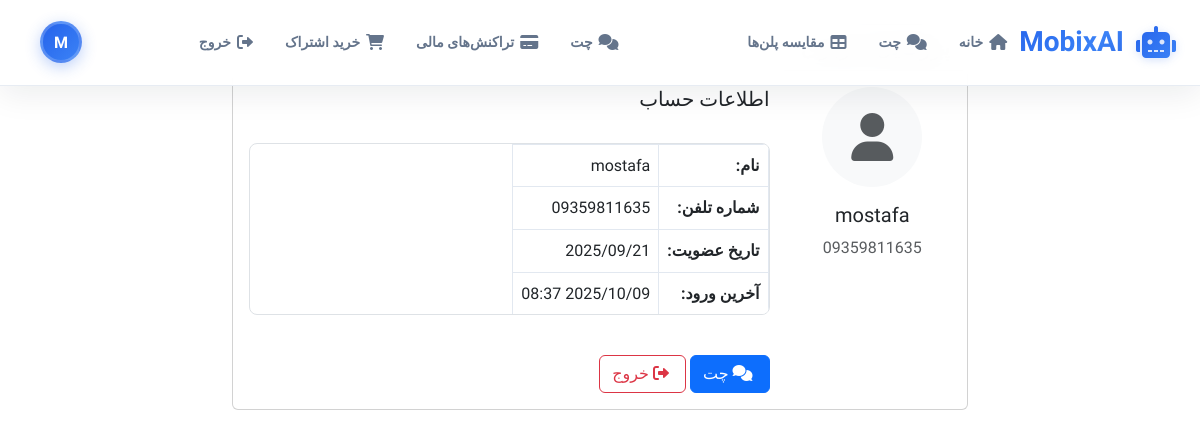
The page /accounts/profile/ (signed in) on the database as committed earlier.
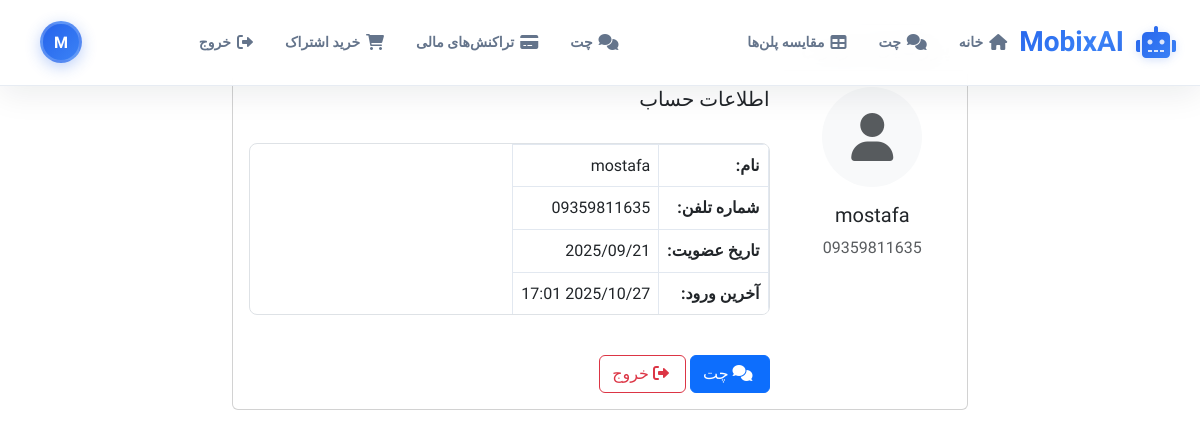
The same page on the database as committed later.
### accounts/models.py (models this page shows, shortened)
class User(AbstractUser):
    phone_number = models.CharField(max_length=15, unique=True)
    name = models.CharField(max_length=100)
    is_verified = models.BooleanField(default=False)
    created_at = models.DateTimeField(auto_now_add=True)
    objects = CustomUserManager()
    USERNAME_FIELD = 'phone_number'
    REQUIRED_FIELDS = ['name']
    def get_subscription_type(self):
        try:
            user_subscription = self.subscription
            if user_subscription.is_active:
                if user_subscription.end_date and user_subscription.end_date < timezone.now():
                    user_subscription.is_active = False
                    user_subscription.save()
                    return None
                return user_subscription.subscription_type
        except:
            pass
        return None
    def get_subscription_info(self):
        try:
            user_subscription = self.subscription
            if user_subscription.is_active:
                if user_subscription.end_date and user_subscription.end_date < timezone.now():
                    user_subscription.is_active = False
                    user_subscription.save()
                    return None
                return user_subscription
        except:
            pass
        return None

### accounts/views.py (the view)
# urls.py: path('profile/', views.profile, name='profile'),
@login_required
def profile(request):
    return render(request, "accounts/profile.html")

### templates/accounts/profile.html (shortened to what this page needs)
{% extends 'base.html' %}
{% block content %}
<div class="container mt-4">
    <div class="row">
        <div class="col-md-8 mx-auto">
            <div class="card">
                <div class="card-header">
                    <h4 class="mb-0">پروفایل کاربری</h4>
                </div>
                <div class="card-body">
                    <div class="row">
                        <div class="col-md-3 text-center">
                            <div class="bg-light rounded-circle d-flex align-items-center justify-content-center mx-auto" style="width: 100px; height: 100px;">
                                <i class="fas fa-user fa-3x text-muted"></i>
                            </div>
                            <h5 class="mt-3">{{ user.name }}</h5>
                            <p class="text-muted">{{ user.phone_number }}</p>
                        </div>
                        <div class="col-md-9">
                            <h5>اطلاعات حساب</h5>
                            <div class="table-responsive">
                                <table class="table table-borderless">
                                    <tr>
                                        <td><strong>نام:</strong></td>
                                        <td>{{ user.name }}</td>
                                    </tr>
                                    <tr>
                                        <td><strong>شماره تلفن:</strong></td>
                                        <td>{{ user.phone_number }}</td>
                                    </tr>
                                    <tr>
                                        <td><strong>تاریخ عضویت:</strong></td>
                                        <td>{{ user.date_joined|date:"Y/m/d" }}</td>
                                    </tr>
                                    <tr>
                                        <td><strong>آخرین ورود:</strong></td>
                                        <td>{{ user.last_login|date:"Y/m/d H:i" }}</td>
                                    </tr>
                                </table>
                            </div>
                            <div class="mt-4">
                                <a href="{% url 'chat' %}" class="btn btn-primary">
                                    <i class="fas fa-comments me-1"></i> چت
                                </a>
                                <a href="{% url 'logout' %}" class="btn btn-outline-danger">
                                    <i class="fas fa-sign-out-alt me-1"></i> خروج
                                </a>
                            </div>
                        </div>
                    </div>
                </div>
            </div>
        </div>
    </div>
</div>
{% endblock %}

### templates/base.html (shortened to what this page needs)
<!DOCTYPE html>
<html lang="fa" dir="rtl">
<head>
    {% load static %}
    <link href="https://cdn.jsdelivr.net/npm/bootstrap@5.3.0/dist/css/bootstrap.min.css" rel="stylesheet">
    <link href="https://cdnjs.cloudflare.com/ajax/libs/font-awesome/6.0.0/css/all.min.css" rel="stylesheet">
    <link rel="stylesheet" href="https://cdnjs.cloudflare.com/ajax/libs/highlight.js/11.7.0/styles/default.min.css">
    <link rel="stylesheet" href="{% static 'css/chat.css' %}">
    <link rel="stylesheet" href="{% static 'css/navigation.css' %}">
    <link rel="stylesheet" href="{% static 'css/auth-forms.css' %}">
    <link rel="stylesheet" href="{% static 'css/purchase.css' %}">
    <link rel="stylesheet" href="{% static 'css/articles.css' %}">
    <link rel="stylesheet" href="{% static 'css/responsive-tables.css' %}">
</head>
<body {% if user.is_authenticated %}data-authenticated="true" data-user-name="{{ user.name }}"{% endif %}>
    {% block navbar %}
    <nav class="modern-navbar">
        <div class="container">
            <a class="navbar-brand" href="{% url 'home' %}">
                <i class="fas fa-robot"></i> MobixAI
            </a>
            <div class="navbar-nav-container" style="display: flex; align-items: center; gap: 1rem; flex: 1; justify-content: space-between;">
                <ul class="navbar-nav navbar-nav-left" id="desktop-nav-left" style="display: flex; flex-direction: row; align-items: center; gap: 0.5rem; margin: 0; padding: 0; list-style: none;">
                </ul>
                <ul class="navbar-nav navbar-nav-right" id="desktop-nav-right" style="display: flex; flex-direction: row; align-items: center; gap: 0.5rem; margin: 0; padding: 0; list-style: none;">
                </ul>
                {% if user.is_authenticated %}
                <div class="user-avatar" title="{{ user.name }}">
                    {{ user.name|first|upper }}
                </div>
                {% endif %}
            </div>
        </div>
    </nav>
    {% endblock %}
    <main>
        {% block content %}
        {% endblock %}
    </main>
    {% load static %}
</body>
</html>

### static/css/navigation.css (style rules this page uses)
.modern-navbar { background: rgba(255, 255, 255, 0.95); border-bottom: 1px solid rgba(226, 232, 240, 0.8); box-shadow: 0 8px 32px rgba(15, 23, 42, 0.08); padding: 0; position: fixed; top: 0; width: 100%; z-index: 1000; backdrop-filter: blur(20px); transition: all 0.3s cubic-bezier(0.4, 0, 0.2, 1); display: none; }
@media (min-width: 768px) { .modern-navbar { display: block; } }
.modern-navbar .container { padding: 12px 24px; display: flex; align-items: center; justify-content: space-between; max-width: 1400px; position: relative; min-height: auto; }
.navbar-brand { display: flex; align-items: center; gap: 12px; text-decoration: none; font-size: 28px; font-weight: 900; background: linear-gradient(135deg, #2563EB, #3B82F6, #1D4ED8); background-size: 200% 200%; -webkit-background-clip: text; -webkit-text-fill-color: transparent; background-clip: text; transition: all 0.3s ease; padding: 8px 0; position: relative; z-index: 2; }
.navbar-brand::after { content: ''; position: absolute; bottom: -2px; left: 0; width: 0; height: 3px; background: linear-gradient(90deg, #2563EB, #3B82F6); border-radius: 2px; transition: width 0.3s ease; }
.navbar-brand i { font-size: 32px; background: linear-gradient(135deg, #2563EB, #3B82F6); -webkit-background-clip: text; -webkit-text-fill-color: transparent; background-clip: text; transition: all 0.3s ease; filter: drop-shadow(0 2px 4px rgba(37, 99, 235, 0.2)); }
.navbar-nav { display: flex; align-items: center; flex-wrap: nowrap; gap: 6px; list-style: none; margin: 0; padding: 0; flex-direction: row; }
.navbar-nav-left { margin-left: auto; }
.navbar-nav-right { margin-right: 0; }
.user-avatar { width: 42px; height: 42px; border-radius: 50%; background: linear-gradient(135deg, #2563EB, #3B82F6); display: flex; align-items: center; justify-content: center; color: #FFFFFF; font-weight: 700; font-size: 16px; margin-left: 16px; cursor: pointer; transition: all 0.3s cubic-bezier(0.4, 0, 0.2, 1); box-shadow: 0 4px 15px rgba(37, 99, 235, 0.3); border: 3px solid rgba(255, 255, 255, 0.2); backdrop-filter: blur(10px); position: relative; }
.user-avatar::before { content: ''; position: absolute; inset: -2px; border-radius: 50%; background: linear-gradient(135deg, #2563EB, #3B82F6, #1D4ED8); z-index: -1; opacity: 0; transition: opacity 0.3s ease; }
.navbar-brand { background: linear-gradient(135deg, #2563EB, #3B82F6, #1D4ED8); -webkit-background-clip: text; -webkit-text-fill-color: transparent; background-clip: text; }
.modern-navbar { animation: slideDown 0.6s cubic-bezier(0.4, 0, 0.2, 1); }
body:not(.chat-page):not(.auth-page) main { padding-top: 80px; }
html, body { width: 100%; height: 100%; margin: 0; padding: 0; overflow-x: hidden; }
body { background: var(--background); font-family: 'Vazirmatn', sans-serif; position: relative; }

### static/css/articles.css (style rules this page uses)
main { margin-top: 0px !important; padding-top: 0px !important; }

### static/css/responsive-tables.css (style rules this page uses)
table { width: 100%; border-collapse: collapse; margin: 1.5rem 0; background-color: #ffffff; border: 1px solid #e2e8f0; border-radius: 0.5rem; overflow: hidden; display: block; overflow-x: auto; -webkit-overflow-scrolling: touch; }
th, td { padding: 0.75rem; text-align: right; border: 1px solid #e2e8f0; white-space: nowrap; }
@media (min-width: 768px) { th, td { white-space: normal; } }

Rows that differ between the two databases and show on the page:
changed User "mostafa": last_login "2025/10/09 08:37" → "2025/10/27 17:01"
